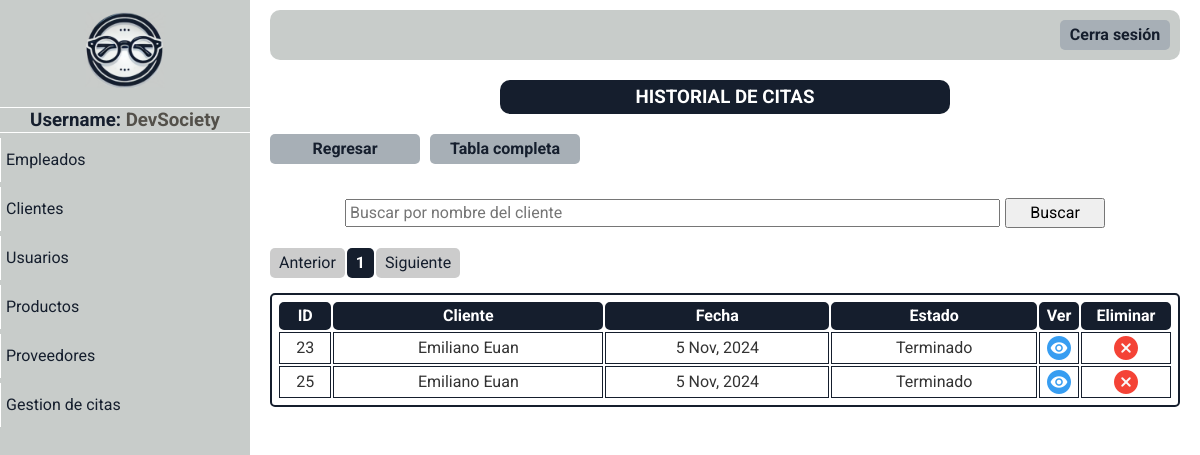
Screenshot of /paginas/mostrar_historial_citas.php (signed in) with the database file from the repository.
### tables this page shows
CREATE TABLE `empleados` (
  `id_empleado` int(10) NOT NULL,
  `nombres` varchar(100) DEFAULT NULL,
  `apellidos` varchar(100) DEFAULT NULL,
  `correo` varchar(100) DEFAULT NULL,
  `telefono` varchar(15) DEFAULT NULL,
  `direccion` varchar(255) DEFAULT NULL,
  `rol` varchar(50) DEFAULT NULL,
  `fecha_contratacion` date DEFAULT NULL,
  `usuario` varchar(50) DEFAULT NULL,
  `contrasena` varchar(255) DEFAULT NULL,
  `libre` varchar(100) DEFAULT NULL
);

CREATE TABLE `citas` (
  `id_cita` int(11) NOT NULL,
  `id_cliente` int(11) NOT NULL,
  `id_empleado` int(11) DEFAULT NULL,
  `fecha_cita` date DEFAULT NULL,
  `hora` time DEFAULT NULL,
  `motivo` text DEFAULT NULL,
  `estado` varchar(11) DEFAULT NULL
);

CREATE TABLE `clientes` (
  `id_cliente` int(5) NOT NULL,
  `nombres` varchar(100) DEFAULT NULL,
  `apellidos` varchar(100) DEFAULT NULL,
  `correo` varchar(100) DEFAULT NULL,
  `telefono` varchar(15) DEFAULT NULL,
  `direccion` varchar(255) DEFAULT NULL,
  `preescripcion` text DEFAULT NULL,
  `contrasena` varchar(255) DEFAULT NULL,
  `verificado` varchar(10) DEFAULT NULL,
  `rol` varchar(50) DEFAULT NULL,
  `libre` int(11) DEFAULT NULL,
  `libre2` int(11) DEFAULT NULL
);

### paginas/mostrar_historial_citas.php (the view, shortened to what this page needs)
<!DOCTYPE html>
<html lang="en">
<head>
</head>
<body>
    <?php include "menu_panel.php";
    require "../php/conexion.php";
    $datos = "SELECT ci.id_cita, cl.nombres, cl.apellidos, ci.fecha_cita, ci.hora, ci.estado FROM citas ci INNER JOIN clientes cl on ci.id_cliente = cl.id_cliente WHERE (ci.estado = 'Terminado' OR ci.estado = 'Cancelado')";
    $nombre = isset($_GET['busca_nombre']) ? $_GET['busca_nombre'] : "";
    $resultado = mysqli_query($conectar, $datos);
    $total_filas = $resultado->num_rows;
    $limite = 5;
    $paginas = ceil($total_filas / $limite);
    $pagina = (isset($_GET['pagina'])) ? $_GET['pagina'] : 1;
    $inicio = ($pagina - 1) * $limite;
    $paginacion = " LIMIT $inicio, $limite";
    $datos .= $paginacion;
    $resultado = mysqli_query($conectar, $datos);
    $concatparams = ($nombre != "") ? "&busca_nombre=" . $nombre : "";
    ?>
    <div class="usuarios-content main-content">
        <div class="titulo">
            <h3>HISTORIAL DE CITAS</h3>
        </div>
        <div class="opciones-btn">
            <div class="btn-nuevo-cliente btn">
                <a href="./mostrar_citas.php">Regresar</a>
            </div>
            <div class="btn-nuevo-cliente btn">
                <a href="./mostrar_historial_citas.php">Tabla completa</a>
            </div>
        </div><br>
        <div class="buscador-titulo">
            <form action="./mostrar_historial_citas.php">
                <input type="text" name="busca_nombre" value="<?php echo $nombre ?>" placeholder="Buscar por nombre del cliente">
                <button class="btn-form" type="submit" name="buscar">Buscar </button>
            </form>
        </div>
        <nav class="pagination">
            <ul class="pagination-list">
                <li class="pag-item <?php echo ($pagina <= 1) ? 'disable' : ''; ?>">
                    <a href="./mostrar_historial_citas.php?pagina=<?php echo ($pagina > 1) ? $pagina - 1 : 1; echo $concatparams; ?>">Anterior</a>
                </li>
                <?php for ($i = 1; $i <= $paginas; $i++): ?>
                    <li class="pag-item <?php echo ($pagina == $i) ? 'active' : ''; ?>">
                        <a href="./mostrar_historial_citas.php?pagina=<?php echo $i . $concatparams; ?>">
                            <?php echo $i; ?>
                        </a>
                    </li>
                <?php endfor; ?>
                <li class="pag-item <?php echo ($pagina >= $paginas) ? 'disable' : ''; ?>">
                    <a href="./mostrar_historial_citas.php?pagina=<?php echo ($pagina < $paginas) ? $pagina + 1 : $paginas;
                                                        echo $concatparams; ?>">Siguiente</a>
                </li>
            </ul>
        </nav>
        <table>
            <tr>
                <th>ID</th>
                <th>Cliente</th>
                <th>Fecha</th>
                <th>Estado</th>
                <th>Ver</th>
                <th>Eliminar</th>
            </tr>
            <?php
            while ($fila = mysqli_fetch_assoc($resultado)) {
            ?>
                <tr>
                    <td><?php echo $fila['id_cita']; ?></td>
                    <td><?php echo $fila['nombres'] . " " . $fila['apellidos']; ?></td>
                    <td> <?php
                            $fecha = $fila['fecha_cita'];
                            $fecha_formateada = date("j M, Y", strtotime($fecha));
                            echo $fecha_formateada;
                            ?></td>
                    <td><?php echo $fila['estado']; ?></td>
                    <td class="btn-ver"> <a href="../paginas/ver_cita.php?origen=citas&id=<?php echo $fila['id_cita']; ?>"><img src="../imagenes/ojo.png" alt=""></a></td>
                    <td class="btn-eliminar">
                        <a href="#" onclick="validar('../php/delete_cita.php?id=<?php echo $fila['id_cita'] ?>', '<?php echo addslashes($fila['nombres']) . ' ' . addslashes($fila['apellidos']) ?>')">
                            <img src="../imagenes/borrar.png" alt="">
                        </a>
                    </td>
                </tr>
            <?php
            }
            ?>
        </table>
    </div>
</body>
</html>

### paginas/menu_panel.php (shortened to what this page needs)
<?php
require '../php/conexion.php';
$query_empleado = "SELECT rol, usuario FROM empleados WHERE id_empleado = ? LIMIT 1";
$consulta_empleado = $conectar->prepare($query_empleado);
$consulta_empleado->bind_param("s", $_SESSION['id']);
$consulta_empleado->execute();
$resultado_empleado = $consulta_empleado->get_result();
$info_empleado = $resultado_empleado->fetch_assoc();
if ($resultado_empleado->num_rows > 0) {
    if ($_SESSION['rol'] == 'Administrador') {
        $options = '
        <a href="./mostrar_empleados.php">Empleados</a>
        <a href="./mostrar_clientes.php">Clientes</a>
        <a href="./mostrar_usuarios.php">Usuarios</a>
        <a href="./mostrar_productos.php">Productos</a>
        <a href="./mostrar_proveedores.php">Proveedores</a>
        <a href="./mostrar_citas.php">Gestion de citas</a>
    ';
    } else if ($_SESSION['rol'] == 'Empleado') {
        $options = '
        <a href="./mostrar_clientes.php">Clientes</a>
        <a href="./mostrar_productos.php">Productos</a>
        <a href="./mostrar_proveedores.php">Proveedores</a>
        <a href="#">Gestión de citas</a>
        ';
    }
} else {
    require "../php/salir.php";
}
?>
<!DOCTYPE html>
<html lang="en">
<head>
    <link rel="stylesheet" href="../css/normalize.css">
    <link rel="stylesheet" href="../css/style.css">
</head>
</head>
<body>
    <div class="container-menu-lateral">
        <div class="sidebar">
            <div class="sidebar-logo">
                <a href="./dashboard.php"><img src="../imagenes/logo.png" alt=""></a>
            </div>
            <hr>
            <h3>Username: <span><?php echo $info_empleado['usuario'] ?></span></h3>
            <hr>
            <div class="btn-sidebar">
                <?php echo $options ?>
            </div>
        </div>
    </div>
    <div class="main-content">
        <header class="header">
            <div class="btn-cerrar-sesion btn"><a href="../php/salir.php">Cerra sesión</a></div>
        </header>
    </div>
</body>
</html>

### css/style.css (style rules this page uses)
:root { --color0: #ffffff; --color1: #c8ccca; --color2: #151e2d; --color3: #a7afb6; --color4: #53504a; }
* { box-sizing: border-box; margin: 0; padding: 0; }
*, *::before, *::after { box-sizing: inherit; }
html { font-size: 62.5%; box-sizing: border-box; }
body { font-family: "Roboto"; font-size: 16px; line-height: 24px; color: #333; height: 100vh; }
.main-content { flex-grow: 1; padding: 10px 20px; margin-left: 250px; }
.btn { display: flex; cursor: pointer; width: 110px; height: 30px; background-color: var(--color3); justify-content: center; align-items: center; border-radius: 5px; font-weight: bold; }
.btn a { display: flex; color: var(--color2); text-decoration: none; height: 100%; width: 100%; justify-content: center; transition: 0.4s ease-out; align-items: center; }
.btn-form { width: 100px; height: 30px; cursor: pointer; transition: 0.4s ease-out; }
.opciones-btn { display: flex; gap: 10px; margin-top: 20px; }
.container-menu-lateral { display: flex; height: 100%; position: fixed; }
.sidebar { text-align: center; width: 250px; background-color: var(--color1); color: var(--color0); }
.sidebar h3 { color: var(--color2); }
.sidebar hr { max-width: 250px; background-color: var(--color0); height: 1px; border: none; }
.btn-sidebar a { text-align: start; display: flex; align-items: center; color: var(--color2); text-decoration: none; padding: 10px 5px; margin: 5px 0; width: 100%; border-left: var(--color0) solid 0.5px; transition: font-size 0.2s ease-out; }
.sidebar-logo img { width: 100px; }
.header { display: flex; align-items: center; justify-content: end; background-color: var(--color1); height: 50px; border-radius: 10px; padding: 10px; }
.titulo { width: 450px; text-align: center; margin: auto; background-color: var(--color2); padding: 5px; color: var(--color0); border-radius: 10px; margin-bottom: 5px; }
table { border: var(--color2) solid 2px; margin: auto; margin-top: 15px; padding: 5px; width: 100%; border-radius: 5px; }
th { background-color: var(--color2); border: 2px var(--color2) solid; color: var(--color0); border-radius: 5px; }
td { text-align: center; border: var(--color2) solid 1px; }
td a { display: flex; justify-content: center; align-items: center; padding: 3px 0; }
.btn-eliminar { width: 90px; transition: 0.3s ease-out; }
.btn-ver { width: 40px; transition: 0.3s ease-out; }
.btn-nuevo-cliente { width: 150px; }
span { color: var(--color4); }
.buscador-titulo form { display: flex; justify-content: center; align-items: center; height: 40px; width: 90%; gap: 5px; }
.buscador-titulo input { width: 80%; padding: 3px; }
.buscador-titulo { display: flex; width: 100%; height: 50px; justify-content: center; align-items: center; }
.pagination { display: flex; margin: 10px 0; }
.pagination-list { list-style: none; display: flex; gap: 2px; padding: 0; }
.pag-item { border-radius: 5px; overflow: hidden; }
.pag-item a { display: block; width: 100%; height: 100%; padding: 3px 9px; font-size: 16px; color: var(--color2); background-color: var(--color3); text-align: center; text-decoration: none; transition: background-color 0.3s, color 0.3s; }
.pag-item.active a { background-color: var(--color2); color: var(--color0); font-weight: bold; cursor: default; }
.disable a { pointer-events: none; background-color: #ccc; }

### rows the page displays
empleados: usuario "DevSociety"
citas: id_cita "23", id_cliente.nombres "Emiliano", id_cliente.apellidos "Euan", fecha_cita "5 Nov, 2024", estado "Terminado"
citas: id_cita "25", id_cliente.nombres "Emiliano", id_cliente.apellidos "Euan", fecha_cita "5 Nov, 2024", estado "Terminado"
